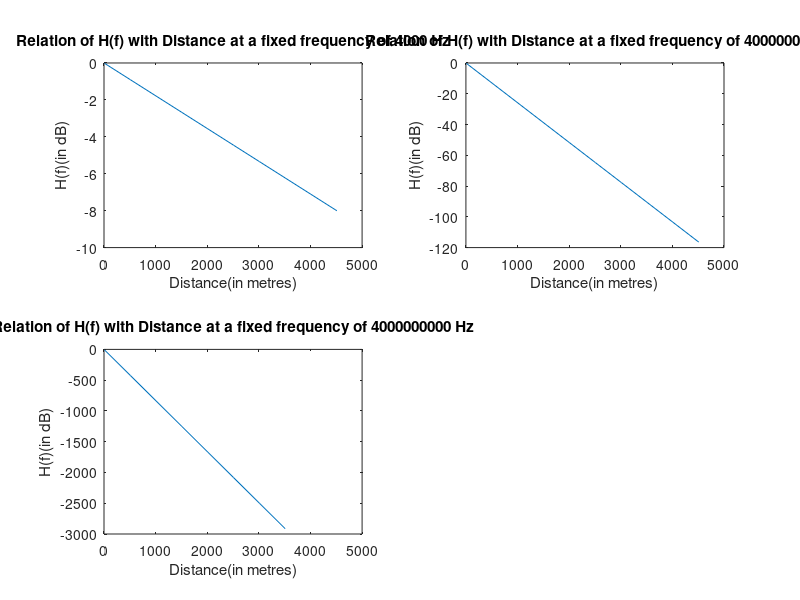

MATLAB code to generate this figure:
% Wireline Channel modelling - 0.40 mm wire

R_oc = 280;
a_c = 0.0969;
L_0 = 587.3*10^(-6);
L_inf = 426*10^(-6);
b = 1.385;
f_m = 745900;
C_inf = 50*10^(-9);
C_0 = 0*10^(-9);
c_e = 1;
g_0 = 0;
g_e = 1;

% Part 1
freq = [4, 4000, 4000000 ]*10^3;

for f = 1:3
    R1 = (R_oc^4 + a_c*(freq(f))^2)^(1/4);
    L1 = (L_0 + L_inf*(freq(f)/f_m)^b)/(1 + (freq(f)/f_m)^b);
    G1 = g_0*freq(f)^(g_e);
    C1 = C_inf + C_0*freq(f)^(- c_e);

    omega1 = 2*pi*freq(f);
    gamma1 = sqrt((R1 + 1i*L1*omega1)*(G1 + 1i*C1*omega1));
    for i = 1:1:10
        d1(i) = 10 + (i-1)*500;
        H1(i) = 10*log10(abs(exp(- gamma1*d1(i)/1000)));
    end
    
    subplot(2,2,f)
    plot(d1,H1)
    str = sprintf('Relation of H(f) with Distance at a fixed frequency of %d Hz', freq(f));
    title(str)
    xlabel('Distance(in metres)')
    ylabel('H(f)(in dB)')

end


